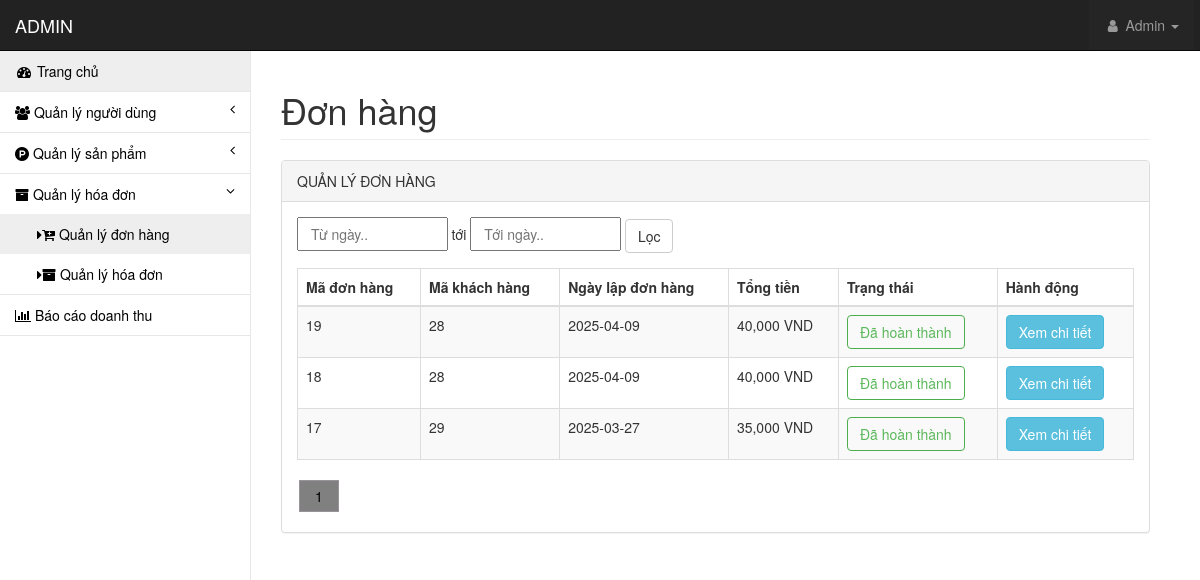
/admin/pages/orders.php (signed in), run on the app's committed database.
### tables this page shows
CREATE TABLE `tbl_donhang` (
  `maDonHang` int(10) NOT NULL,
  `maKhachHang` int(10) DEFAULT NULL,
  `ngayLapDH` date NOT NULL,
  `tongTienDH` int(10) NOT NULL,
  `trangThaiDH` varchar(20) NOT NULL
);

### admin/lib/database.php (called while the page is built, shortened)
<?php
Class Database{
   public $host   = DB_HOST;
   public $user   = DB_USER;
   public $pass   = DB_PASS;
   public $dbname = DB_NAME;
   public $link;
private function connectDB(){
   $this->link = new mysqli($this->host, $this->user, $this->pass,
    $this->dbname);
 }
public function select($query){
  $result = $this->link->query($query) or
   die($this->link->error.__LINE__);
  if($result->num_rows > 0){
    return $result;
  } else {
    return false;
  }
 }
}

### admin/classes/donhang.php (called while the page is built, shortened)
<?php
require_once '../lib/database.php';
class donhang
{
    private $db;
    public function __construct()
    {
        $this->db = new Database();
    }
    public function show_donhangPhanTrang()
    {
        $sanPhamTungTrang = 10;
        $trang = isset($_GET['trang']) ? $_GET['trang'] : 1;
        $tungTrang = ($trang - 1) * $sanPhamTungTrang;
        if (isset($_GET['ngaytruoc']) && !empty($_GET['ngaytruoc']) && isset($_GET['ngaysau']) && !empty($_GET['ngaysau'])) {
            $ngaytruoc = $_GET['ngaytruoc'];
            $ngaysau = $_GET['ngaysau'];
            $query = "SELECT * FROM tbl_donhang
                      WHERE ngayLapDH BETWEEN '$ngaytruoc' AND '$ngaysau'
                      ORDER BY maDonHang DESC
                      LIMIT $tungTrang, $sanPhamTungTrang";
        } else {
            $query = "SELECT * FROM tbl_donhang
                      ORDER BY maDonHang DESC
                      LIMIT $tungTrang, $sanPhamTungTrang";
        }
        $result = $this->db->select($query);
        return $result;
    }
    public function getAllDonHang()
    {
        if (isset($_GET['wordSearch']) && !empty($_GET['wordSearch'])) {
            if (isset($_GET['timTheo']) && !empty($_GET['timTheo'])) {
                $wordSearch = mysqli_real_escape_string($this->db->link, $_GET['wordSearch']);
                $timTheo = mysqli_real_escape_string($this->db->link, $_GET['timTheo']);
                if ($timTheo == "Mã đơn hàng") {
                    $query = "SELECT * FROM tbl_donhang WHERE maDonHang LIKE ? ORDER BY maDonHang DESC";
                    $stmt = $this->db->link->prepare($query);
                    $searchTerm = "%$wordSearch%";
                    $stmt->bind_param("s", $searchTerm);
                } elseif ($timTheo == "Mã khách hàng") {
                    $query = "SELECT * FROM tbl_donhang WHERE maKhachHang LIKE ? ORDER BY maDonHang DESC";
                    $stmt = $this->db->link->prepare($query);
                    $searchTerm = "%$wordSearch%";
                    $stmt->bind_param("s", $searchTerm);
                } elseif ($timTheo == "Trạng thái") {
                    $query = "SELECT * FROM tbl_donhang WHERE trangThaiDH LIKE ? ORDER BY maDonHang DESC";
                    $stmt = $this->db->link->prepare($query);
                    $searchTerm = "%$wordSearch%";
                    $stmt->bind_param("s", $searchTerm);
                } elseif ($timTheo == "Ngày lập đơn hàng") {
                    $query = "SELECT * FROM tbl_donhang WHERE ngayLapDH LIKE ? ORDER BY maDonHang DESC";
                    $stmt = $this->db->link->prepare($query);
                    $searchTerm = "%$wordSearch%";
                    $stmt->bind_param("s", $searchTerm);
                } elseif ($timTheo == "Mã giao hàng") {
                    $query = "SELECT * FROM tbl_donhang WHERE maGiaoHang LIKE ? ORDER BY maDonHang DESC";
                    $stmt = $this->db->link->prepare($query);
                    $searchTerm = "%$wordSearch%";
                    $stmt->bind_param("s", $searchTerm);
                }
                if (isset($stmt)) {
                    $stmt->execute();
                    $result = $stmt->get_result();
                    $stmt->close();
                    return $result;
                }
            }
        } else {
            $query = "SELECT * FROM tbl_donhang ORDER BY maDonHang DESC";
            $result = $this->db->select($query);
            return $result;
        }
        return false;
    }
}
?>

### admin/pages/orders.php (the view, shortened to what this page needs)
<?php
    include 'header.php';
    include_once '../classes/donhang.php';
    $donhang = new donhang();
?>
<div id="page-wrapper">
    <div class="container-fluid">
        <div class="row">
            <div class="col-lg-12">
                <h1 class="page-header">Đơn hàng</h1>
            </div>
        </div>
        <div class="row">
            <div class="col-lg-12">
                <div class="panel panel-default">
                    <div class="panel-heading">
                        QUẢN LÝ ĐƠN HÀNG
                    </div>
                    <div class="panel-body">
                        <form action="" method="get" style="margin-bottom: 15px;">
                            <input type="text" name="ngaytruoc" placeholder="Từ ngày.." id="datepicker1" value="<?php echo isset($_GET['ngaytruoc']) ? $_GET['ngaytruoc'] : ''; ?>" style="width: 18%; height: 34px; padding: 6px 12px; font-size: 14px;">
                            <span> tới </span>
                            <input type="text" name="ngaysau" placeholder="Tới ngày.." id="datepicker2" value="<?php echo isset($_GET['ngaysau']) ? $_GET['ngaysau'] : ''; ?>" style="width: 18%; height: 34px; padding: 6px 12px; font-size: 14px;">
                            <input type="submit" name="action" value="Lọc" class="btn btn-default">
                        </form>
                        <div class="table-responsive">
                            <table class="table table-striped table-bordered table-hover">
                                <thead>
                                    <tr>
                                        <th>Mã đơn hàng</th>
                                        <th>Mã khách hàng</th>
                                        <th>Ngày lập đơn hàng</th>
                                        <th>Tổng tiền</th>
                                        <th>Trạng thái</th>
                                        <th>Hành động</th>
                                    </tr>
                                </thead>
                                <tbody>
                                    <?php
                                    $donhanglist = $donhang->show_donhangPhanTrang();
                                    if ($donhanglist) {
                                        while ($resultDH = $donhanglist->fetch_assoc()) {
                                    ?>
                                            <tr class="odd gradeX">
                                                <td><?php echo $resultDH['maDonHang']; ?></td>
                                                <td><?php echo $resultDH['maKhachHang'] ?? 'Không xác định'; ?></td>
                                                <td><?php echo $resultDH['ngayLapDH']; ?></td>
                                                <td><?php echo number_format($resultDH['tongTienDH']); ?> VND</td>
                                                <td>
                                                    <?php
                                                    if ($resultDH['trangThaiDH'] == "Chưa giao") {
                                                        echo "<button type='button' class='btn btn-outline btn-warning'>Chưa giao</button>";
                                                    } else if ($resultDH['trangThaiDH'] == "Đã hoàn thành") {
                                                        echo "<button type='button' class='btn btn-outline btn-success'>Đã hoàn thành</button>";
                                                    }
                                                    ?>
                                                </td>
                                                <td>
                                                    <a href="chitietdonhang.php?maDonHang=<?php echo $resultDH['maDonHang']; ?>">
                                                        <button type="button" class="btn btn-info">Xem chi tiết</button>
                                                    </a>
                                                </td>
                                            </tr>
                                    <?php
                                        }
                                    } else {
                                        echo "<tr><td colspan='6'>Không có đơn hàng nào.</td></tr>";
                                    }
                                    ?>
                                </tbody>
                            </table>
                            <div class="phanTrang">
                                <?php
                                $donhangAll = $donhang->getAllDonHang();
                                if (mysqli_num_rows($donhangAll) == 0) {
                                    echo "<script>alert('Không tìm thấy dữ liệu!');</script>";
                                } else {
                                    $donhangCount = mysqli_num_rows($donhangAll);
                                    $donhangButton = ceil($donhangCount / 10);
                                    $trangHienTai = isset($_GET['trang']) ? $_GET['trang'] : 1;
                                    for ($i = 1; $i <= $donhangButton; $i++) {
                                        if ($i == $trangHienTai) {
                                            echo '<a href="?trang=' . $i . '" style="background-color: grey;">' . $i . '</a>';
                                        } else {
                                            echo '<a href="?trang=' . $i . '">' . $i . '</a>';
                                        }
                                    }
                                }
                                ?>
                            </div>
                        </div>
                    </div>
                </div>
            </div>
        </div>
    </div>
</div>
</body>
</html>

### admin/css/style.css (style rules this page uses)
body { background: #f8f9fa; padding: 20px; }
.container-fluid { max-width: 1200px; margin: 0 auto; }

### admin/css/startmin.css (style rules this page uses)
body { background-color: #ffffff; }
#page-wrapper { padding-top: 30px; min-height: 534px; background-color: #fff; }
@media (min-width:768px) { #page-wrapper { position: inherit; margin-left: 230px; padding: 30px 15px 0 15px; border-left: 1px solid #e7e7e7; } }
.btn-outline { color: inherit; background-color: transparent; transition: all .5s; }
.btn-success.btn-outline { color: #5cb85c; }

### admin/pages/orders.php (style rules this page uses)
.phanTrang a { text-decoration: none; cursor: pointer; color: black; float: left; padding: 5px 15px; border: 1px solid #999499; margin: 0px 2px 5px; }

### data on the page
tbl_donhang: maDonHang "19", maKhachHang "28", ngayLapDH "2025-04-09", tongTienDH "40,000", trangThaiDH "Đã hoàn thành"
tbl_donhang: maDonHang "18", maKhachHang "28", ngayLapDH "2025-04-09", tongTienDH "40,000", trangThaiDH "Đã hoàn thành"
tbl_donhang: maDonHang "17", maKhachHang "29", ngayLapDH "2025-03-27", tongTienDH "35,000", trangThaiDH "Đã hoàn thành"

### other printed values
Session::get('tenNguoiQuanTri') "Admin"
